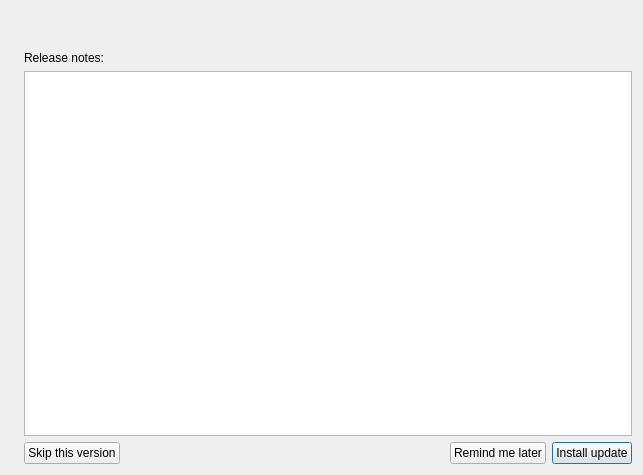
<?xml version="1.0" encoding="UTF-8"?>
<ui version="4.0">
 <class>UpdateDialog</class>
 <widget class="QDialog" name="UpdateDialog">
  <property name="geometry">
   <rect>
    <x>0</x>
    <y>0</y>
    <width>643</width>
    <height>475</height>
   </rect>
  </property>
  <property name="windowTitle">
   <string>Software Update</string>
  </property>
  <layout class="QHBoxLayout" name="horizontalLayout_2">
   <item>
    <widget class="QLabel" name="icon"/>
   </item>
   <item>
    <layout class="QVBoxLayout" name="verticalLayout">
     <item>
      <widget class="QLabel" name="title">
       <property name="wordWrap">
        <bool>true</bool>
       </property>
      </widget>
     </item>
     <item>
      <widget class="QLabel" name="summary"/>
     </item>
     <item>
      <widget class="QLabel" name="release_notes_label">
       <property name="text">
        <string>Release notes:</string>
       </property>
      </widget>
     </item>
     <item>
      <widget class="QTextBrowser" name="release_notes"/>
     </item>
     <item>
      <layout class="QHBoxLayout" name="horizontalLayout">
       <item>
        <widget class="QPushButton" name="skip">
         <property name="text">
          <string>Skip this version</string>
         </property>
        </widget>
       </item>
       <item>
        <spacer name="horizontalSpacer">
         <property name="orientation">
          <enum>Qt::Horizontal</enum>
         </property>
         <property name="sizeHint" stdset="0">
          <size>
           <width>40</width>
           <height>20</height>
          </size>
         </property>
        </spacer>
       </item>
       <item>
        <widget class="QPushButton" name="later">
         <property name="text">
          <string>Remind me later</string>
         </property>
        </widget>
       </item>
       <item>
        <widget class="QPushButton" name="install">
         <property name="text">
          <string>Install update</string>
         </property>
         <property name="default">
          <bool>true</bool>
         </property>
        </widget>
       </item>
      </layout>
     </item>
    </layout>
   </item>
  </layout>
 </widget>
 <resources/>
 <connections/>
</ui>
